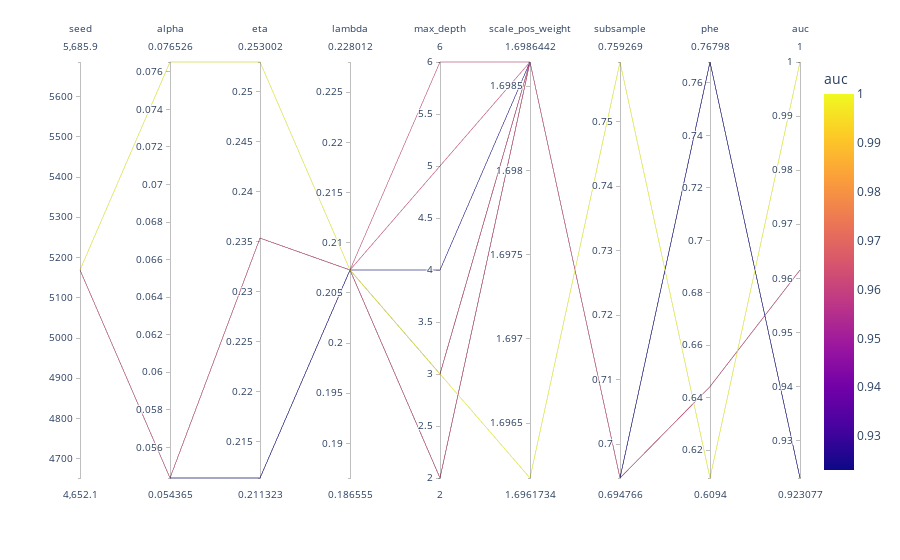

The code cell stored with this chart in its notebook:
### Code cell
import plotly.express as px
#fig = px.parallel_coordinates(bs_trials)

fig = px.parallel_coordinates(
      bs_trials, 
      color="auc",
      dimensions=[
            'seed',
            'alpha',
            'eta',
            'lambda',
            'max_depth',
            'scale_pos_weight',
            'subsample',
            "phe", 
            "auc"
      ],)
fig.show()

### Figure 1 — Plotly figure (JSON) as saved in the notebook; plotly's stock layout.template omitted (floating-point values rounded to 4 significant figures)
{"data": [{"dimensions": [{"label": "seed", "values": [5169, 5169, 5169, 5169, 5169, 5169, 5169, 5169]}, {"label": "alpha", "values": [0.05436, 0.07653, 0.05436, 0.05436, 0.05436, 0.05436, 0.05436, 0.05436]}, {"label": "eta", "values": [0.2354, 0.253, 0.2354, 0.2354, 0.2354, 0.2113, 0.2113, 0.2113]}, {"label": "lambda", "values": [0.2073, 0.2073, 0.2073, 0.2073, 0.2073, 0.2073, 0.2073, 0.2073]}, {"label": "max_depth", "values": [3, 3, 6, 2, 5, 3, 2, 4]}, {"label": "scale_pos_weight", "values": [1.699, 1.696, 1.699, 1.699, 1.699, 1.699, 1.699, 1.699]}, {"label": "subsample", "values": [0.6948, 0.7593, 0.6948, 0.6948, 0.6948, 0.6948, 0.6948, 0.6948]}, {"label": "phe", "values": [0.6442, 0.6094, 0.6442, 0.6442, 0.6442, 0.768, 0.768, 0.768]}, {"label": "auc", "values": [0.9615, 1, 0.9615, 0.9615, 0.9615, 0.9231, 0.9231, 0.9231]}], "domain": {"x": [0, 1], "y": [0, 1]}, "line": {"color": [0.9615, 1, 0.9615, 0.9615, 0.9615, 0.9231, 0.9231, 0.9231], "coloraxis": "coloraxis"}, "name": "", "type": "parcoords"}], "layout": {"coloraxis": {"colorbar": {"title": {"text": "auc"}}, "colorscale": [[0, "#0d0887"], [0.1111, "#46039f"], [0.2222, "#7201a8"], [0.3333, "#9c179e"], [0.4444, "#bd3786"], [0.5556, "#d8576b"], [0.6667, "#ed7953"], [0.7778, "#fb9f3a"], [0.8889, "#fdca26"], [1, "#f0f921"]]}, "legend": {"tracegroupgap": 0}, "margin": {"t": 60}}}
